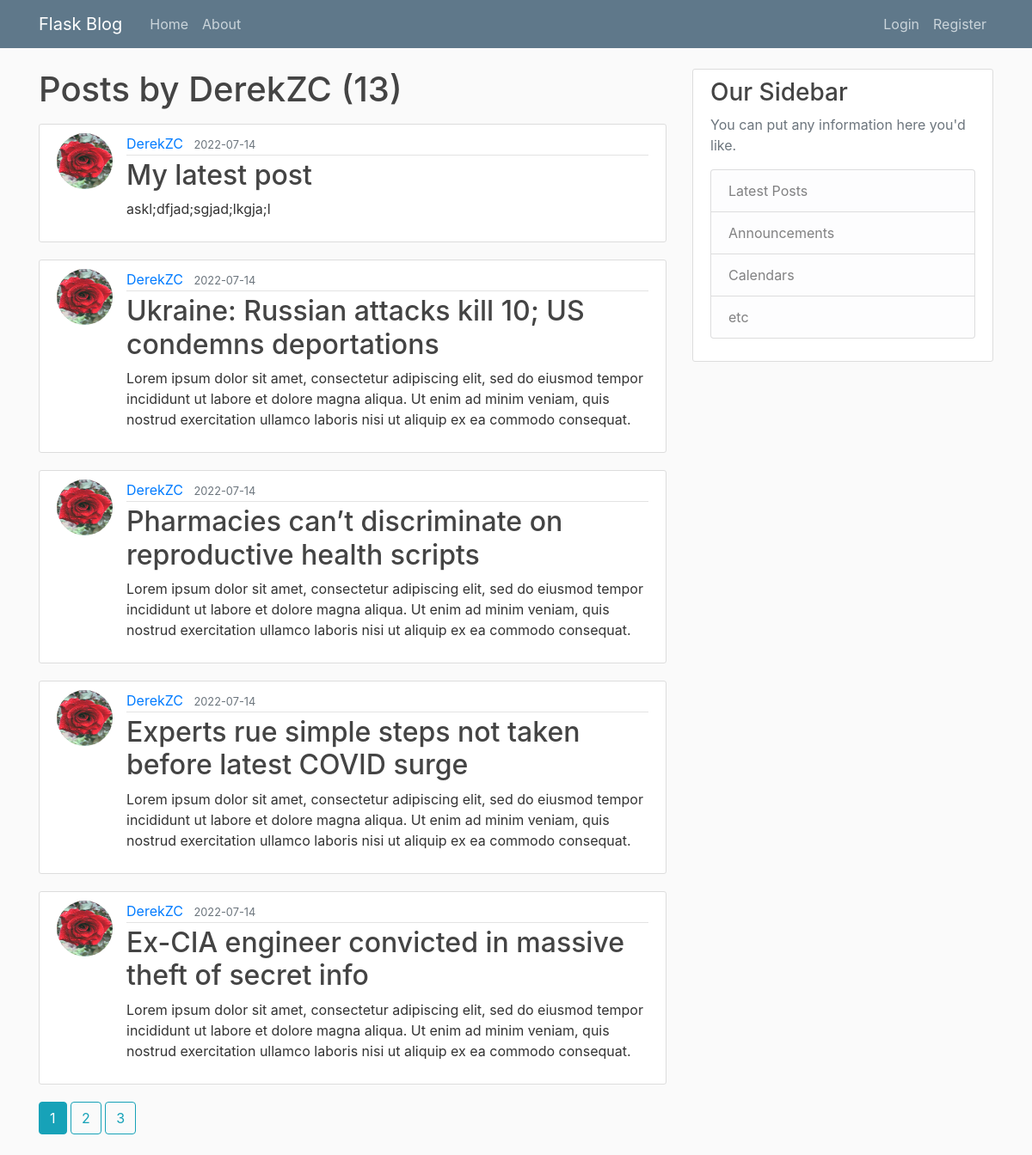
/user/DerekZC, run on the app's committed database.
### flaskblog/models.py (models this page shows, shortened)
class User(db.Model, UserMixin):
    id         = db.Column(db.Integer, primary_key=True)    # primary_key is a unique id for our user
    username   = db.Column(db.String(20), unique=True, nullable=False)   # 20 character max length, must be unique, can't null bc username required
    email      = db.Column(db.String(120), unique=True, nullable=False)
    image_file = db.Column(db.String(20), nullable=False, default='default.jpg')
    password   = db.Column(db.String(60), nullable=False)
    posts      = db.relationship('Post', backref='author', lazy=True)    # runs in the background b/c not a column

class Post(db.Model):
    id          = db.Column(db.Integer, primary_key=True)
    title       = db.Column(db.String(100), nullable=False)
    date_posted = db.Column(db.DateTime, nullable=False, default=datetime.utcnow)
    content     = db.Column(db.Text, nullable=False)
    user_id     = db.Column(db.Integer, db.ForeignKey('user.id'), nullable=False) # user.id is going to be the user who authored the post

### flaskblog/routes.py (the view)
@app.route("/user/<string:username>")
def user_posts(username):
    page = request.args.get('page', 1, type=int)
    user = User.query.filter_by(username=username).first_or_404()
    posts = Post.query.filter_by(author=user)\
        .order_by(Post.date_posted.desc())\
        .paginate(page=page, per_page=5)
    return render_template('user_posts.html', posts=posts, user=user)

### flaskblog/templates/user_posts.html
{% extends "layout.html" %}
{% block content %}
    <h1 class="mb-3">Posts by {{ user.username }} ({{ posts.total }})</h1>
    {% for post in posts.items %}
        <article class="media content-section">
            <img class="rounded-circle article-img" src="{{ url_for('static', filename='profile_pics/' + post.author.image_file) }}" alt="">
            <div class="media-body">
                <div class="article-metadata">
                    <a class="mr-2" href="{{ url_for('user_posts', username=post.author.username) }}">{{ post.author.username }}</a>
                    <small class="text-muted">{{ post.date_posted.strftime('%Y-%m-%d') }}</small>
                </div>
                <h2><a class="article-title" href="{{ url_for('post', post_id=post.id) }}">{{ post.title }}</a></h2>
                <p class="article-content">{{ post.content }}</p>
            </div>
        </article>
    {% endfor %}
    {% for page_num in posts.iter_pages(left_edge=1, right_edge=1, left_current=1, right_current=2) %}
        {% if page_num %}
            {% if posts.page == page_num %}
                <a class="btn btn-info mb-4" href="{{ url_for('user_posts', username=user.username, page=page_num) }}">{{ page_num }}</a>
            {% else %}
                <a class="btn btn-outline-info mb-4" href="{{ url_for('user_posts', username=user.username, page=page_num) }}">{{ page_num }}</a>
            {% endif %}
        {% else %}
            ...
        {% endif %}
    {% endfor %}
{% endblock content %}

### flaskblog/templates/layout.html (shortened to what this page needs)
<!DOCTYPE html>
<html lang="en">
<head>
    <link rel="stylesheet" href="https://maxcdn.bootstrapcdn.com/bootstrap/4.0.0/css/bootstrap.min.css">
    <link rel="stylesheet" type="text/css" href="{{ url_for('static', filename='main.css') }}">
</head>
<body>
    <header class="site-header">
        <nav class="navbar navbar-expand-md navbar-dark bg-steel fixed-top">
            <div class="container">
              <a class="navbar-brand mr-4" href="/">Flask Blog</a>
              <div class="collapse navbar-collapse" id="navbarToggle">
                <div class="navbar-nav mr-auto">
                  <a class="nav-item nav-link" href="{{ url_for('home') }}">Home</a>
                  <a class="nav-item nav-link" href="{{ url_for('about') }}">About</a>
                </div>
                <div class="navbar-nav">
                  {% if current_user.is_authenticated %}
                    <a class="nav-item nav-link" href="{{ url_for('new_post') }}">New Post</a>
                    <a class="nav-item nav-link" href="{{ url_for('account') }}">Account</a>
                    <a class="nav-item nav-link" href="{{ url_for('logout') }}">Logout</a>
                  {% else %}
                    <a class="nav-item nav-link" href="{{ url_for('login') }}">Login</a>
                    <a class="nav-item nav-link" href="{{ url_for('register') }}">Register</a>
                  {% endif %}
                </div>
              </div>
            </div>
        </nav>
    </header>
    <main role="main" class="container">
        <div class="row">
          <div class="col-md-8">
            {% block content %}{% endblock %}
          </div>
          <div class="col-md-4">
            <div class="content-section">
              <h3>Our Sidebar</h3>
              <p class='text-muted'>You can put any information here you'd like.
                <ul class="list-group">
                  <li class="list-group-item list-group-item-light">Latest Posts</li>
                  <li class="list-group-item list-group-item-light">Announcements</li>
                  <li class="list-group-item list-group-item-light">Calendars</li>
                  <li class="list-group-item list-group-item-light">etc</li>
                </ul>
              </p>
            </div>
          </div>
        </div>
    </main>
</body>
</html>

### flaskblog/static/main.css (style rules this page uses)
body { background: #fafafa; color: #333333; margin-top: 5rem; }
h1, h2, h3, h4, h5, h6 { color: #444444; }
.bg-steel { background-color: #5f788a; }
.site-header .navbar-nav .nav-link { color: #cbd5db; }
.content-section { background: #ffffff; padding: 10px 20px; border: 1px solid #dddddd; border-radius: 3px; margin-bottom: 20px; }
.article-title { color: #444444; }
.article-content { white-space: pre-line; }
.article-img { height: 65px; width: 65px; margin-right: 16px; }
.article-metadata { padding-bottom: 1px; margin-bottom: 4px; border-bottom: 1px solid #e3e3e3 }

### data on the page
User: username "DerekZC"
Post: image_file (picture), author.username "DerekZC", date_posted "2022-07-14", title "My latest post", content "askl;dfjad;sgjad;lkgja;l"
Post: image_file (picture), author.username "DerekZC", date_posted "2022-07-14", title "Ukraine: Russian attacks kill 10; US condemns deportations", content "Lorem ipsum dolor sit amet, consectetur adipiscing elit, sed do eiusmod tempor incididunt ut labore et dolore magna aliqua. Ut enim ad minim veniam, quis nostrud exercitation ullamco laboris nisi ut aliquip ex ea commodo consequat."
Post: image_file (picture), author.username "DerekZC", date_posted "2022-07-14", title "Pharmacies can’t discriminate on reproductive health scripts", content "Lorem ipsum dolor sit amet, consectetur adipiscing elit, sed do eiusmod tempor incididunt ut labore et dolore magna aliqua. Ut enim ad minim veniam, quis nostrud exercitation ullamco laboris nisi ut aliquip ex ea commodo consequat."
Post: image_file (picture), author.username "DerekZC", date_posted "2022-07-14", title "Experts rue simple steps not taken before latest COVID surge", content "Lorem ipsum dolor sit amet, consectetur adipiscing elit, sed do eiusmod tempor incididunt ut labore et dolore magna aliqua. Ut enim ad minim veniam, quis nostrud exercitation ullamco laboris nisi ut aliquip ex ea commodo consequat."
Post: image_file (picture), author.username "DerekZC", date_posted "2022-07-14", title "Ex-CIA engineer convicted in massive theft of secret info", content "Lorem ipsum dolor sit amet, consectetur adipiscing elit, sed do eiusmod tempor incididunt ut labore et dolore magna aliqua. Ut enim ad minim veniam, quis nostrud exercitation ullamco laboris nisi ut aliquip ex ea commodo consequat."

### other printed values
{{ posts.total }} "13"
{{ page_num }} "1"
{{ page_num }} "2" "3"
